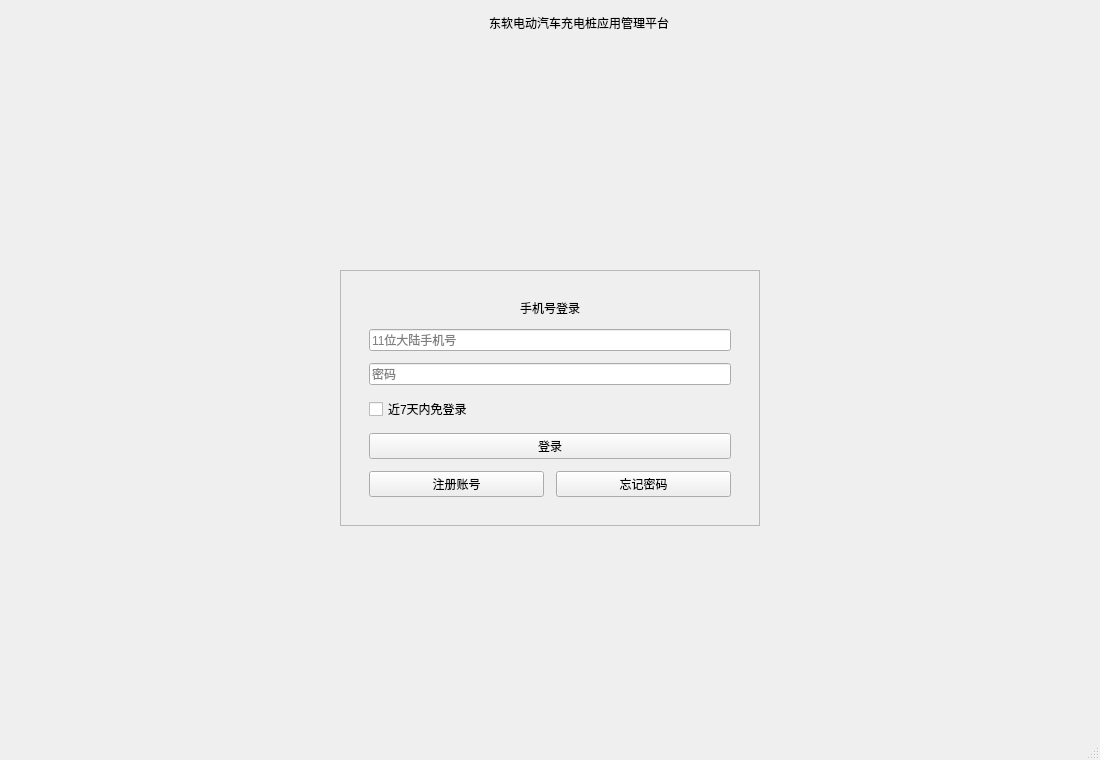
<?xml version="1.0" encoding="UTF-8"?>
<ui version="4.0">
 <class>MainWindow</class>
 <widget class="QMainWindow" name="MainWindow">
  <property name="geometry">
   <rect>
    <x>0</x>
    <y>0</y>
    <width>1100</width>
    <height>760</height>
   </rect>
  </property>
  <property name="windowTitle">
   <string>东软电动汽车充电用户端</string>
  </property>
  <widget class="QWidget" name="centralwidget">
   <layout class="QVBoxLayout" name="rootLayout">
    <property name="spacing">
     <number>12</number>
    </property>
    <property name="leftMargin">
     <number>16</number>
    </property>
    <property name="topMargin">
     <number>14</number>
    </property>
    <property name="rightMargin">
     <number>16</number>
    </property>
    <property name="bottomMargin">
     <number>14</number>
    </property>
    <item>
     <layout class="QHBoxLayout" name="headerLayout">
      <item>
       <widget class="QLabel" name="appIconLabel">
        <property name="minimumSize">
         <size>
          <width>46</width>
          <height>46</height>
         </size>
        </property>
        <property name="maximumSize">
         <size>
          <width>46</width>
          <height>46</height>
         </size>
        </property>
        <property name="pixmap">
         <pixmap resource="resources.qrc">:/resources/icons/app.svg</pixmap>
        </property>
        <property name="scaledContents">
         <bool>true</bool>
        </property>
       </widget>
      </item>
      <item>
       <layout class="QVBoxLayout" name="titleLayout">
        <item>
         <widget class="QLabel" name="titleLabel">
          <property name="alignment">
           <set>Qt::AlignCenter</set>
          </property>
          <property name="text">
           <string>东软电动汽车充电桩应用管理平台</string>
          </property>
         </widget>
        </item>
        <item>
         <widget class="QLabel" name="statusLabel">
          <property name="text">
           <string/>
          </property>
         </widget>
        </item>
       </layout>
      </item>
     </layout>
    </item>
    <item>
     <widget class="QStackedWidget" name="mainStack">
      <property name="currentIndex">
       <number>0</number>
      </property>
      <widget class="TechPage" name="loginPage">
       <layout class="QVBoxLayout" name="loginPageLayout">
        <item>
         <spacer name="loginTopSpacer">
          <property name="orientation">
           <enum>Qt::Vertical</enum>
          </property>
          <property name="sizeHint" stdset="0">
           <size>
            <width>20</width>
            <height>40</height>
           </size>
          </property>
         </spacer>
        </item>
        <item>
         <layout class="QHBoxLayout" name="loginCenterLayout">
          <item>
           <spacer name="loginLeftSpacer">
            <property name="orientation">
             <enum>Qt::Horizontal</enum>
            </property>
            <property name="sizeHint" stdset="0">
             <size>
              <width>40</width>
              <height>20</height>
             </size>
            </property>
           </spacer>
          </item>
          <item>
           <widget class="QFrame" name="loginCard">
            <property name="minimumSize">
             <size>
              <width>420</width>
              <height>0</height>
             </size>
            </property>
            <property name="maximumSize">
             <size>
              <width>500</width>
              <height>16777215</height>
             </size>
            </property>
            <property name="frameShape">
             <enum>QFrame::StyledPanel</enum>
            </property>
            <layout class="QVBoxLayout" name="loginCardLayout">
             <property name="spacing">
              <number>12</number>
             </property>
             <property name="leftMargin">
              <number>28</number>
             </property>
             <property name="topMargin">
              <number>28</number>
             </property>
             <property name="rightMargin">
              <number>28</number>
             </property>
             <property name="bottomMargin">
              <number>28</number>
             </property>
             <item>
              <widget class="QLabel" name="loginTitleLabel">
               <property name="text">
                <string>手机号登录</string>
               </property>
               <property name="alignment">
                <set>Qt::AlignCenter</set>
               </property>
              </widget>
             </item>
             <item>
              <widget class="QLineEdit" name="loginPhoneEdit">
               <property name="placeholderText">
                <string>11位大陆手机号</string>
               </property>
              </widget>
             </item>
             <item>
              <widget class="QLineEdit" name="loginPasswordEdit">
               <property name="echoMode">
                <enum>QLineEdit::Password</enum>
               </property>
               <property name="placeholderText">
                <string>密码</string>
               </property>
              </widget>
             </item>
             <item>
              <widget class="QCheckBox" name="rememberCheck">
               <property name="text">
                <string>近7天内免登录</string>
               </property>
              </widget>
             </item>
             <item>
              <widget class="QPushButton" name="loginButton">
               <property name="text">
                <string>登录</string>
               </property>
              </widget>
             </item>
             <item>
              <layout class="QHBoxLayout" name="loginLinkLayout">
               <item>
                <widget class="QPushButton" name="showRegisterButton">
                 <property name="text">
                  <string>注册账号</string>
                 </property>
                </widget>
               </item>
               <item>
                <widget class="QPushButton" name="forgotButton">
                 <property name="text">
                  <string>忘记密码</string>
                 </property>
                </widget>
               </item>
              </layout>
             </item>
            </layout>
           </widget>
          </item>
          <item>
           <spacer name="loginRightSpacer">
            <property name="orientation">
             <enum>Qt::Horizontal</enum>
            </property>
            <property name="sizeHint" stdset="0">
             <size>
              <width>40</width>
              <height>20</height>
             </size>
            </property>
           </spacer>
          </item>
         </layout>
        </item>
        <item>
         <spacer name="loginBottomSpacer">
          <property name="orientation">
           <enum>Qt::Vertical</enum>
          </property>
          <property name="sizeHint" stdset="0">
           <size>
            <width>20</width>
            <height>40</height>
           </size>
          </property>
         </spacer>
        </item>
       </layout>
      </widget>
      <widget class="TechPage" name="registerPage">
       <layout class="QHBoxLayout" name="registerPageLayout">
        <item>
         <spacer name="registerLeftSpacer">
          <property name="orientation">
           <enum>Qt::Horizontal</enum>
          </property>
          <property name="sizeHint" stdset="0">
           <size>
            <width>40</width>
            <height>20</height>
           </size>
          </property>
         </spacer>
        </item>
        <item>
         <widget class="QFrame" name="registerCard">
          <property name="minimumSize">
           <size>
            <width>460</width>
            <height>0</height>
           </size>
          </property>
          <property name="maximumSize">
           <size>
            <width>540</width>
            <height>16777215</height>
           </size>
          </property>
          <layout class="QVBoxLayout" name="registerCardLayout">
           <property name="spacing">
            <number>12</number>
           </property>
           <property name="leftMargin">
            <number>28</number>
           </property>
           <property name="topMargin">
            <number>28</number>
           </property>
           <property name="rightMargin">
            <number>28</number>
           </property>
           <property name="bottomMargin">
            <number>28</number>
           </property>
           <item>
            <widget class="QLabel" name="registerTitleLabel">
             <property name="text">
              <string>注册新用户</string>
             </property>
             <property name="alignment">
              <set>Qt::AlignCenter</set>
             </property>
            </widget>
           </item>
           <item>
            <widget class="QLineEdit" name="registerPhoneEdit">
             <property name="placeholderText">
              <string>11位大陆手机号</string>
             </property>
            </widget>
           </item>
           <item>
            <layout class="QHBoxLayout" name="registerCodeLayout">
             <item>
              <widget class="QLineEdit" name="registerCodeEdit">
               <property name="placeholderText">
                <string>4位验证码</string>
               </property>
              </widget>
             </item>
             <item>
              <widget class="QPushButton" name="sendRegisterCodeButton">
               <property name="text">
                <string>发送验证码</string>
               </property>
              </widget>
             </item>
            </layout>
           </item>
           <item>
            <widget class="QLineEdit" name="registerPasswordEdit">
             <property name="echoMode">
              <enum>QLineEdit::Password</enum>
             </property>
             <property name="placeholderText">
              <string>8位密码，含大写字母和特殊字符</string>
             </property>
            </widget>
           </item>
           <item>
            <widget class="QLineEdit" name="registerNicknameEdit">
             <property name="placeholderText">
              <string>昵称：字母或下划线开头，3到15位</string>
             </property>
            </widget>
           </item>
           <item>
            <widget class="QPushButton" name="registerButton">
             <property name="text">
              <string>注册</string>
             </property>
            </widget>
           </item>
           <item>
            <widget class="QPushButton" name="backLoginButton">
             <property name="text">
              <string>返回登录</string>
             </property>
            </widget>
           </item>
          </layout>
         </widget>
        </item>
        <item>
         <spacer name="registerRightSpacer">
          <property name="orientation">
           <enum>Qt::Horizontal</enum>
          </property>
          <property name="sizeHint" stdset="0">
           <size>
            <width>40</width>
            <height>20</height>
           </size>
          </property>
         </spacer>
        </item>
       </layout>
      </widget>
      <widget class="TechPage" name="resetPage">
       <layout class="QHBoxLayout" name="resetPageLayout">
        <item>
         <spacer name="resetLeftSpacer">
          <property name="orientation">
           <enum>Qt::Horizontal</enum>
          </property>
          <property name="sizeHint" stdset="0">
           <size>
            <width>40</width>
            <height>20</height>
           </size>
          </property>
         </spacer>
        </item>
        <item>
         <widget class="QFrame" name="resetCard">
          <property name="minimumSize">
           <size>
            <width>460</width>
            <height>0</height>
           </size>
          </property>
          <property name="maximumSize">
           <size>
            <width>540</width>
            <height>16777215</height>
           </size>
          </property>
          <layout class="QVBoxLayout" name="resetCardLayout">
           <property name="spacing">
            <number>12</number>
           </property>
           <property name="leftMargin">
            <number>28</number>
           </property>
           <property name="topMargin">
            <number>28</number>
           </property>
           <property name="rightMargin">
            <number>28</number>
           </property>
           <property name="bottomMargin">
            <number>28</number>
           </property>
           <item>
            <widget class="QLabel" name="resetTitleLabel">
             <property name="text">
              <string>找回密码</string>
             </property>
             <property name="alignment">
              <set>Qt::AlignCenter</set>
             </property>
            </widget>
           </item>
           <item>
            <widget class="QLineEdit" name="resetPhoneEdit">
             <property name="placeholderText">
              <string>已绑定手机号</string>
             </property>
            </widget>
           </item>
           <item>
            <layout class="QHBoxLayout" name="resetCodeLayout">
             <item>
              <widget class="QLineEdit" name="resetCodeEdit">
               <property name="placeholderText">
                <string>4位验证码</string>
               </property>
              </widget>
             </item>
             <item>
              <widget class="QPushButton" name="sendResetCodeButton">
               <property name="text">
                <string>发送验证码</string>
               </property>
              </widget>
             </item>
            </layout>
           </item>
           <item>
            <widget class="QLineEdit" name="resetPasswordEdit">
             <property name="echoMode">
              <enum>QLineEdit::Password</enum>
             </property>
             <property name="placeholderText">
              <string>新密码：8位，含大写字母和特殊字符</string>
             </property>
            </widget>
           </item>
           <item>
            <widget class="QPushButton" name="resetPasswordButton">
             <property name="text">
              <string>重置密码</string>
             </property>
            </widget>
           </item>
           <item>
            <widget class="QPushButton" name="backLoginButton2">
             <property name="text">
              <string>返回登录</string>
             </property>
            </widget>
           </item>
          </layout>
         </widget>
        </item>
        <item>
         <spacer name="resetRightSpacer">
          <property name="orientation">
           <enum>Qt::Horizontal</enum>
          </property>
          <property name="sizeHint" stdset="0">
           <size>
            <width>40</width>
            <height>20</height>
           </size>
          </property>
         </spacer>
        </item>
       </layout>
      </widget>
      <widget class="QWidget" name="appPage">
       <layout class="QVBoxLayout" name="appPageLayout">
        <property name="spacing">
         <number>10</number>
        </property>
        <item>
         <layout class="QHBoxLayout" name="userHeaderLayout">
          <property name="spacing">
           <number>12</number>
          </property>
          <item>
           <widget class="QFrame" name="headerAvatarCard">
            <property name="minimumSize">
             <size>
              <width>100</width>
              <height>78</height>
             </size>
            </property>
            <property name="maximumSize">
             <size>
              <width>110</width>
              <height>16777215</height>
             </size>
            </property>
            <layout class="QHBoxLayout" name="headerAvatarCardLayout">
             <property name="leftMargin">
              <number>14</number>
             </property>
             <property name="topMargin">
              <number>5</number>
             </property>
             <property name="rightMargin">
              <number>14</number>
             </property>
             <property name="bottomMargin">
              <number>5</number>
             </property>
             <item>
              <widget class="QLabel" name="headerAvatarLabel">
               <property name="minimumSize">
                <size>
                 <width>68</width>
                 <height>68</height>
                </size>
               </property>
               <property name="maximumSize">
                <size>
                 <width>68</width>
                 <height>68</height>
                </size>
               </property>
               <property name="alignment">
                <set>Qt::AlignCenter</set>
               </property>
               <property name="text">
                <string>头像</string>
               </property>
              </widget>
             </item>
            </layout>
           </widget>
          </item>
          <item>
           <widget class="QFrame" name="currentUserCard">
            <property name="minimumSize">
             <size>
              <width>280</width>
              <height>78</height>
             </size>
            </property>
            <layout class="QVBoxLayout" name="currentUserCardLayout">
             <property name="spacing">
              <number>4</number>
             </property>
             <property name="leftMargin">
              <number>18</number>
             </property>
             <property name="topMargin">
              <number>12</number>
             </property>
             <property name="rightMargin">
              <number>18</number>
             </property>
             <property name="bottomMargin">
              <number>12</number>
             </property>
             <item>
              <widget class="QLabel" name="currentUserTitleLabel">
               <property name="text">
                <string>当前用户</string>
               </property>
              </widget>
             </item>
             <item>
              <widget class="QLabel" name="helloLabel">
               <property name="text">
                <string>未登录</string>
               </property>
              </widget>
             </item>
            </layout>
           </widget>
          </item>
          <item>
           <widget class="QFrame" name="walletSummaryCard">
            <property name="minimumSize">
             <size>
              <width>260</width>
              <height>78</height>
             </size>
            </property>
            <layout class="QVBoxLayout" name="walletSummaryCardLayout">
             <property name="spacing">
              <number>4</number>
             </property>
             <property name="leftMargin">
              <number>18</number>
             </property>
             <property name="topMargin">
              <number>12</number>
             </property>
             <property name="rightMargin">
              <number>18</number>
             </property>
             <property name="bottomMargin">
              <number>12</number>
             </property>
             <item>
              <widget class="QLabel" name="walletSummaryTitleLabel">
               <property name="text">
                <string>钱包余额</string>
               </property>
              </widget>
             </item>
             <item>
              <widget class="QLabel" name="headerBalanceLabel">
               <property name="text">
                <string>0.00 元</string>
               </property>
              </widget>
             </item>
            </layout>
           </widget>
          </item>
          <item>
           <spacer name="userHeaderSpacer">
            <property name="orientation">
             <enum>Qt::Horizontal</enum>
            </property>
            <property name="sizeHint" stdset="0">
             <size>
              <width>40</width>
              <height>20</height>
             </size>
            </property>
           </spacer>
          </item>
          <item>
           <widget class="QPushButton" name="logoutButton">
            <property name="text">
             <string>注销</string>
            </property>
           </widget>
          </item>
         </layout>
        </item>
        <item>
         <widget class="QTabWidget" name="appTabs">
          <property name="currentIndex">
           <number>0</number>
          </property>
          <widget class="QWidget" name="stationsTab">
           <attribute name="title">
            <string>附近电站</string>
           </attribute>
           <layout class="QVBoxLayout" name="stationsTabLayout">
            <item>
             <widget class="QFrame" name="stationSearchPanel">
              <layout class="QHBoxLayout" name="stationSearchLayout">
               <item>
                <widget class="QComboBox" name="regionCombo">
                 <item>
                  <property name="text">
                   <string>全部区域</string>
                  </property>
                 </item>
                 <item>
                  <property name="text">
                   <string>南湖区</string>
                  </property>
                 </item>
                 <item>
                  <property name="text">
                   <string>秀洲区</string>
                  </property>
                 </item>
                 <item>
                  <property name="text">
                   <string>经开区</string>
                  </property>
                 </item>
                </widget>
               </item>
               <item>
                <widget class="QLineEdit" name="addressEdit">
                 <property name="placeholderText">
                  <string>输入当前位置或目标地址</string>
                 </property>
                </widget>
               </item>
               <item>
                <widget class="QPushButton" name="searchButton">
                 <property name="text">
                  <string>定位并查询</string>
                 </property>
                </widget>
               </item>
              </layout>
             </widget>
            </item>
            <item>
             <layout class="QHBoxLayout" name="stationBodyLayout">
              <item>
               <widget class="QListWidget" name="stationList">
                <property name="minimumWidth">
                 <number>320</number>
                </property>
               </widget>
              </item>
              <item>
               <widget class="QFrame" name="detailPanel">
                <layout class="QVBoxLayout" name="detailPanelLayout">
                 <property name="spacing">
                  <number>10</number>
                 </property>
                 <property name="leftMargin">
                  <number>16</number>
                 </property>
                 <property name="topMargin">
                  <number>16</number>
                 </property>
                 <property name="rightMargin">
                  <number>16</number>
                 </property>
                 <property name="bottomMargin">
                  <number>16</number>
                 </property>
                 <item>
                  <widget class="QLabel" name="stationDetailNameLabel">
                   <property name="text">
                    <string>请选择充电站</string>
                   </property>
                  </widget>
                 </item>
                 <item>
                  <widget class="QLabel" name="stationDetailInfoLabel">
                   <property name="wordWrap">
                    <bool>true</bool>
                   </property>
                   <property name="text">
                    <string>电站详情会显示在这里。</string>
                   </property>
                  </widget>
                 </item>
                 <item>
                  <widget class="QLabel" name="recommendLabel">
                   <property name="text">
                    <string>智能推荐：等待选择电站</string>
                   </property>
                  </widget>
                 </item>
                 <item>
                  <layout class="QHBoxLayout" name="navigationControlLayout">
                   <item>
                    <widget class="QComboBox" name="routeModeCombo">
                     <item>
                      <property name="text">
                       <string>驾车</string>
                      </property>
                     </item>
                     <item>
                      <property name="text">
                       <string>步行</string>
                      </property>
                     </item>
                     <item>
                      <property name="text">
                       <string>骑行</string>
                      </property>
                     </item>
                     <item>
                      <property name="text">
                       <string>公共交通</string>
                      </property>
                     </item>
                    </widget>
                   </item>
                   <item>
                    <widget class="QPushButton" name="navigateButton">
                     <property name="text">
                      <string>路线导航</string>
                     </property>
                    </widget>
                   </item>
                   <item>
                    <widget class="QPushButton" name="startChargeButton">
                     <property name="text">
                      <string>选择空闲桩充电</string>
                     </property>
                    </widget>
                   </item>
                  </layout>
                 </item>
                 <item>
                  <widget class="QTableWidget" name="pileTable">
                   <property name="alternatingRowColors">
                    <bool>true</bool>
                   </property>
                   <property name="selectionBehavior">
                    <enum>QAbstractItemView::SelectRows</enum>
                   </property>
                   <property name="selectionMode">
                    <enum>QAbstractItemView::SingleSelection</enum>
                   </property>
                  </widget>
                 </item>
                 <item>
                  <widget class="QTextBrowser" name="mapPreviewBrowser">
                   <property name="minimumHeight">
                    <number>110</number>
                   </property>
                   <property name="html">
                    <string>&lt;!DOCTYPE HTML PUBLIC &quot;-//W3C//DTD HTML 4.0//EN&quot; &quot;http://www.w3.org/TR/REC-html40/strict.dtd&quot;&gt;
&lt;html&gt;&lt;body&gt;&lt;p&gt;路线规划信息会显示在这里。&lt;/p&gt;&lt;/body&gt;&lt;/html&gt;</string>
                   </property>
                  </widget>
                 </item>
                </layout>
               </widget>
              </item>
             </layout>
            </item>
           </layout>
          </widget>
          <widget class="QWidget" name="chargeTab">
           <attribute name="title">
            <string>充电结算</string>
           </attribute>
           <layout class="QHBoxLayout" name="chargeTabLayout">
            <item>
             <widget class="QFrame" name="chargePanel">
              <layout class="QVBoxLayout" name="chargePanelLayout">
               <property name="spacing">
                <number>14</number>
               </property>
               <property name="leftMargin">
                <number>24</number>
               </property>
               <property name="topMargin">
                <number>24</number>
               </property>
               <property name="rightMargin">
                <number>24</number>
               </property>
               <property name="bottomMargin">
                <number>24</number>
               </property>
               <item>
                <widget class="QLabel" name="chargeInfoLabel">
                 <property name="wordWrap">
                  <bool>true</bool>
                 </property>
                 <property name="text">
                  <string>请先在附近电站中选择一个空闲电桩。</string>
                 </property>
                </widget>
               </item>
               <item>
                <layout class="QHBoxLayout" name="chargeTargetLayout">
                 <item>
                  <widget class="QLabel" name="targetKwhLabel">
                   <property name="text">
                    <string>目标电量（度）</string>
                   </property>
                  </widget>
                 </item>
                 <item>
                  <widget class="QDoubleSpinBox" name="targetKwhSpin">
                   <property name="decimals">
                    <number>1</number>
                   </property>
                   <property name="minimum">
                    <double>1.000000000000000</double>
                   </property>
                   <property name="maximum">
                    <double>80.000000000000000</double>
                   </property>
                   <property name="singleStep">
                    <double>1.000000000000000</double>
                   </property>
                   <property name="value">
                    <double>20.000000000000000</double>
                   </property>
                  </widget>
                 </item>
                </layout>
               </item>
               <item>
                <widget class="QProgressBar" name="chargeProgressBar">
                 <property name="value">
                  <number>0</number>
                 </property>
                </widget>
               </item>
               <item>
                <layout class="QHBoxLayout" name="chargeMetricLayout">
                 <item>
                  <widget class="QLabel" name="chargeKwhLabel">
                   <property name="text">
                    <string>已充电量：0.00 度</string>
                   </property>
                  </widget>
                 </item>
                 <item>
                  <widget class="QLabel" name="chargeCostLabel">
                   <property name="text">
                    <string>预估费用：0.00 元</string>
                   </property>
                  </widget>
                 </item>
                </layout>
               </item>
               <item>
                <layout class="QHBoxLayout" name="chargeButtonLayout">
                 <item>
                  <widget class="QPushButton" name="beginChargeButton">
                   <property name="text">
                    <string>开始充电</string>
                   </property>
                  </widget>
                 </item>
                 <item>
                  <widget class="QPushButton" name="faultButton">
                   <property name="text">
                    <string>模拟故障</string>
                   </property>
                  </widget>
                 </item>
                 <item>
                  <widget class="QPushButton" name="settleButton">
                   <property name="text">
                    <string>确认结算</string>
                   </property>
                  </widget>
                 </item>
                 <item>
                  <widget class="QPushButton" name="backStationsButton">
                   <property name="text">
                    <string>返回电站</string>
                   </property>
                  </widget>
                 </item>
                </layout>
               </item>
               <item>
                <spacer name="chargeBottomSpacer">
                 <property name="orientation">
                  <enum>Qt::Vertical</enum>
                 </property>
                 <property name="sizeHint" stdset="0">
                  <size>
                   <width>20</width>
                   <height>40</height>
                  </size>
                 </property>
                </spacer>
               </item>
              </layout>
             </widget>
            </item>
           </layout>
          </widget>
          <widget class="QWidget" name="walletTab">
           <attribute name="title">
            <string>钱包流水</string>
           </attribute>
           <layout class="QVBoxLayout" name="walletTabLayout">
            <item>
             <widget class="QFrame" name="walletPanel">
              <layout class="QVBoxLayout" name="walletPanelLayout">
               <property name="spacing">
                <number>12</number>
               </property>
               <property name="leftMargin">
                <number>20</number>
               </property>
               <property name="topMargin">
                <number>18</number>
               </property>
               <property name="rightMargin">
                <number>20</number>
               </property>
               <property name="bottomMargin">
                <number>18</number>
               </property>
               <item>
                <widget class="QLabel" name="balanceLabel">
                 <property name="text">
                  <string>0.00 元</string>
                 </property>
                </widget>
               </item>
               <item>
                <layout class="QHBoxLayout" name="rechargeLayout">
                 <item>
                  <widget class="QLabel" name="rechargeAmountLabel">
                   <property name="text">
                    <string>充值金额：</string>
                   </property>
                  </widget>
                 </item>
                 <item>
                  <widget class="QDoubleSpinBox" name="rechargeAmountSpin">
                   <property name="minimumSize">
                    <size>
                     <width>220</width>
                     <height>0</height>
                    </size>
                   </property>
                   <property name="alignment">
                    <set>Qt::AlignRight|Qt::AlignTrailing|Qt::AlignVCenter</set>
                   </property>
                   <property name="buttonSymbols">
                    <enum>QAbstractSpinBox::NoButtons</enum>
                   </property>
                   <property name="decimals">
                    <number>2</number>
                   </property>
                   <property name="suffix">
                    <string> 元</string>
                   </property>
                   <property name="minimum">
                    <double>0.010000000000000</double>
                   </property>
                   <property name="maximum">
                    <double>9999.000000000000000</double>
                   </property>
                   <property name="singleStep">
                    <double>10.000000000000000</double>
                   </property>
                   <property name="value">
                    <double>100.000000000000000</double>
                   </property>
                  </widget>
                 </item>
                 <item>
                  <widget class="QPushButton" name="rechargeButton">
                   <property name="text">
                    <string>充值</string>
                   </property>
                  </widget>
                 </item>
                 <item>
                  <spacer name="rechargeSpacer">
                   <property name="orientation">
                    <enum>Qt::Horizontal</enum>
                   </property>
                   <property name="sizeHint" stdset="0">
                    <size>
                     <width>40</width>
                     <height>20</height>
                    </size>
                   </property>
                  </spacer>
                 </item>
                </layout>
               </item>
               <item>
                <layout class="QHBoxLayout" name="transactionFilterLayout">
                 <item>
                  <widget class="QDateEdit" name="fromDateEdit">
                   <property name="calendarPopup">
                    <bool>true</bool>
                   </property>
                  </widget>
                 </item>
                 <item>
                  <widget class="QDateEdit" name="toDateEdit">
                   <property name="calendarPopup">
                    <bool>true</bool>
                   </property>
                  </widget>
                 </item>
                 <item>
                  <widget class="QPushButton" name="queryTransButton">
                   <property name="text">
                    <string>查询流水</string>
                   </property>
                  </widget>
                 </item>
                </layout>
               </item>
              </layout>
             </widget>
            </item>
            <item>
             <widget class="QTableWidget" name="transactionsTable">
              <property name="alternatingRowColors">
               <bool>true</bool>
              </property>
              <property name="selectionBehavior">
               <enum>QAbstractItemView::SelectRows</enum>
              </property>
             </widget>
            </item>
           </layout>
          </widget>
          <widget class="QWidget" name="profileTab">
           <attribute name="title">
            <string>个人资料</string>
           </attribute>
           <layout class="QVBoxLayout" name="profileTabLayout">
            <item>
             <widget class="QFrame" name="profilePanel">
              <layout class="QVBoxLayout" name="profilePanelLayout">
               <property name="spacing">
                <number>12</number>
               </property>
               <property name="leftMargin">
                <number>24</number>
               </property>
               <property name="topMargin">
                <number>24</number>
               </property>
               <property name="rightMargin">
                <number>24</number>
               </property>
               <property name="bottomMargin">
                <number>24</number>
               </property>
               <item>
                <layout class="QHBoxLayout" name="avatarLayout">
                 <item>
                  <widget class="QLabel" name="avatarLabel">
                   <property name="minimumSize">
                    <size>
                     <width>72</width>
                     <height>72</height>
                    </size>
                   </property>
                   <property name="maximumSize">
                    <size>
                     <width>72</width>
                     <height>72</height>
                    </size>
                   </property>
                   <property name="alignment">
                    <set>Qt::AlignCenter</set>
                   </property>
                   <property name="text">
                    <string>头像</string>
                   </property>
                  </widget>
                 </item>
                 <item>
                  <layout class="QVBoxLayout" name="profileInfoLayout">
                   <item>
                    <widget class="QLabel" name="profilePhoneLabel">
                     <property name="text">
                      <string>手机号：</string>
                     </property>
                    </widget>
                   </item>
                   <item>
                    <widget class="QLabel" name="profileStatusLabel">
                     <property name="text">
                      <string>账号状态：正常</string>
                     </property>
                    </widget>
                   </item>
                  </layout>
                 </item>
                 <item>
                  <spacer name="avatarSpacer">
                   <property name="orientation">
                    <enum>Qt::Horizontal</enum>
                   </property>
                   <property name="sizeHint" stdset="0">
                    <size>
                     <width>40</width>
                     <height>20</height>
                    </size>
                   </property>
                  </spacer>
                 </item>
                </layout>
               </item>
               <item>
                <layout class="QVBoxLayout" name="profileEditLayout">
                 <item>
                  <layout class="QHBoxLayout" name="profileEntryLayout">
                   <item>
                    <widget class="QPushButton" name="modifyProfileButton">
                     <property name="text">
                      <string>修改资料</string>
                     </property>
                    </widget>
                   </item>
                   <item>
                    <spacer name="profileEntrySpacer">
                     <property name="orientation">
                      <enum>Qt::Horizontal</enum>
                     </property>
                     <property name="sizeHint" stdset="0">
                      <size>
                       <width>40</width>
                       <height>20</height>
                      </size>
                     </property>
                    </spacer>
                   </item>
                  </layout>
                 </item>
                 <item>
                  <layout class="QHBoxLayout" name="profileEditorLayout">
                   <item>
                    <widget class="QLineEdit" name="nicknameEdit">
                     <property name="placeholderText">
                      <string>昵称</string>
                     </property>
                    </widget>
                   </item>
                   <item>
                    <widget class="QPushButton" name="chooseAvatarButton">
                     <property name="text">
                      <string>选择头像</string>
                     </property>
                    </widget>
                   </item>
                   <item>
                    <widget class="QPushButton" name="saveProfileButton">
                     <property name="text">
                      <string>保存资料</string>
                     </property>
                    </widget>
                   </item>
                   <item>
                    <widget class="QPushButton" name="cancelProfileButton">
                     <property name="text">
                      <string>取消</string>
                     </property>
                    </widget>
                   </item>
                  </layout>
                 </item>
                </layout>
               </item>
              <item>
                <layout class="QVBoxLayout" name="passwordLayout">
                 <item>
                  <layout class="QHBoxLayout" name="passwordEntryLayout">
                   <item>
                    <widget class="QPushButton" name="changePasswordButton">
                     <property name="text">
                      <string>修改密码</string>
                     </property>
                    </widget>
                   </item>
                   <item>
                    <spacer name="passwordEntrySpacer">
                     <property name="orientation">
                      <enum>Qt::Horizontal</enum>
                     </property>
                     <property name="sizeHint" stdset="0">
                      <size>
                       <width>40</width>
                       <height>20</height>
                      </size>
                     </property>
                    </spacer>
                   </item>
                  </layout>
                 </item>
                 <item>
                  <layout class="QHBoxLayout" name="passwordEditorLayout">
                   <item>
                    <widget class="QLineEdit" name="oldPasswordEdit">
                     <property name="echoMode">
                      <enum>QLineEdit::Password</enum>
                     </property>
                     <property name="placeholderText">
                      <string>原密码</string>
                     </property>
                    </widget>
                   </item>
                   <item>
                    <widget class="QLineEdit" name="newPasswordEdit">
                     <property name="echoMode">
                      <enum>QLineEdit::Password</enum>
                     </property>
                     <property name="placeholderText">
                      <string>新密码</string>
                     </property>
                    </widget>
                   </item>
                   <item>
                    <widget class="QLineEdit" name="confirmPasswordEdit">
                     <property name="echoMode">
                      <enum>QLineEdit::Password</enum>
                     </property>
                     <property name="placeholderText">
                      <string>再输入新密码</string>
                     </property>
                    </widget>
                   </item>
                   <item>
                    <widget class="QPushButton" name="confirmPasswordButton">
                     <property name="text">
                      <string>确认修改</string>
                     </property>
                    </widget>
                   </item>
                   <item>
                    <widget class="QPushButton" name="cancelPasswordButton">
                     <property name="text">
                      <string>取消</string>
                     </property>
                    </widget>
                   </item>
                  </layout>
                 </item>
                </layout>
               </item>
              </layout>
             </widget>
            </item>
            <item>
             <spacer name="profileBottomSpacer">
              <property name="orientation">
               <enum>Qt::Vertical</enum>
              </property>
              <property name="sizeHint" stdset="0">
               <size>
                <width>20</width>
                <height>40</height>
               </size>
              </property>
             </spacer>
            </item>
           </layout>
          </widget>
         </widget>
        </item>
       </layout>
      </widget>
     </widget>
    </item>
   </layout>
  </widget>
  <widget class="QStatusBar" name="statusbar"/>
 </widget>
 <customwidgets>
  <customwidget>
   <class>TechPage</class>
   <extends>QWidget</extends>
   <header>techpage.h</header>
   <container>1</container>
  </customwidget>
 </customwidgets>
 <resources>
  <include location="resources.qrc"/>
 </resources>
 <connections/>
</ui>
